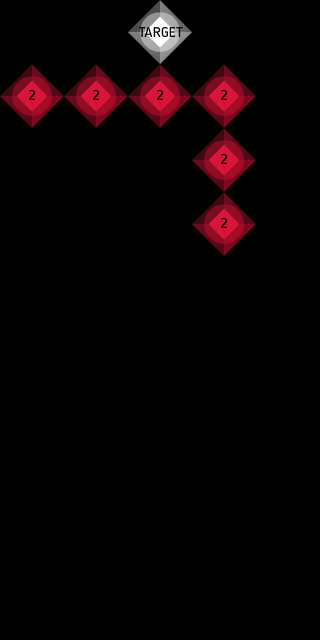

Rendered tile map (Tiled .tmx) drawn with the repository's tilesets; below, a short description and the full map source, tile grids included:
An orthogonal 5x10 tile map with 64x64 px tiles, 1 tile layer (Tile Layer 1).

<map version="1.0" tiledversion="1.1.2" orientation="orthogonal" renderorder="right-down" width="5" height="10" tilewidth="64" tileheight="64" infinite="0" nextobjectid="1">
 <tileset firstgid="1" source="../gameItens/GameItens.tsx" />
 <layer name="Tile Layer 1" width="5" height="10">
  <data encoding="csv">
0,0,11,0,0,
3,3,3,3,0,
0,0,0,3,0,
0,0,0,3,0,
0,0,0,0,0,
0,0,0,0,0,
0,0,0,0,0,
0,0,0,0,0,
0,0,0,0,0,
0,0,0,0,0
</data>
 </layer>
</map>
